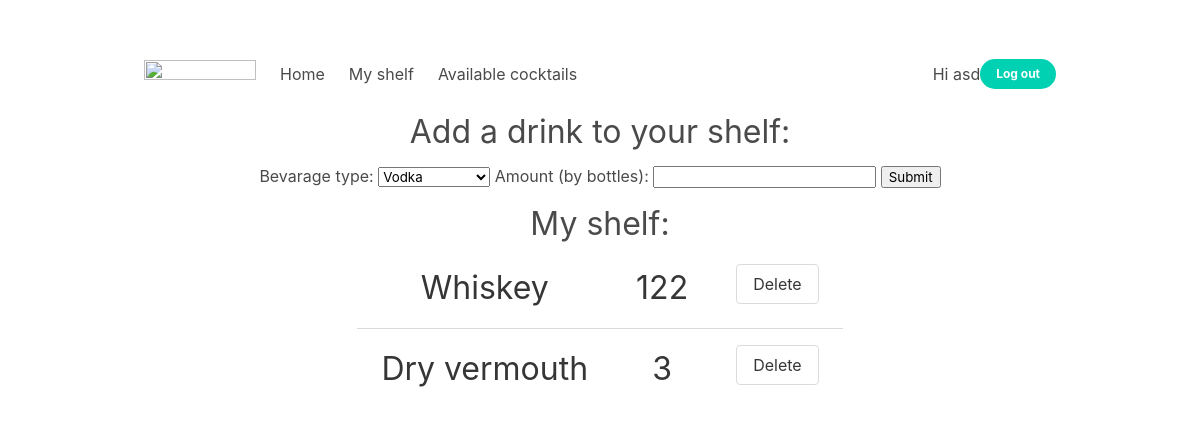
Page /shelf (signed in) on the committed database.
### Models.py (models this page shows)
class BaseModel(Model):
    class Meta:
        database = database

class Shelfs(BaseModel):
    user_id = ForeignKeyField(Users)
    alc_id = ForeignKeyField(Alcohols)
    bottles = IntegerField()
    class Meta:
        table_name = 'shelfs'
        primary_key = CompositeKey('user_id', 'alc_id')

class Alcohols(BaseModel):
    name = TextField()
    abv = IntegerField()
    bottle_volume = IntegerField()
    class Meta:
        table_name = 'alcohols'

### app.py (the view)
@app.route('/shelf', methods=['GET', 'POST'])
def shelf():
    if session.get('user_id') is None:
        return redirect(url_for('home'))
    if request.method == 'GET':
        drinks = {}
        alcohols = {}
        q = Shelfs.select(Shelfs,Alcohols).join(Alcohols).where(session.get('user_id') == Shelfs.user_id)
        for line in q.objects():
            drinks[line.name] = line.bottles
        for line in Alcohols.select():
            alcohols[line.id] = line.name
        return render_template('shelf.html', my_shelf=drinks, alcohols=alcohols, username=session.get('username'))
    drink_type = request.form['drink']
    drinks_volume = request.form['amount']
    new_drink = Shelfs.replace(user_id=session.get('user_id'), alc_id=drink_type, bottles=drinks_volume)
    new_drink.execute()
    return redirect(url_for('shelf'))

### app.py (called while the page is built)
@app.before_request
def _db_connect():
    database.connect()

@app.teardown_request
def _db_close(_):
    if not database.is_closed():
        database.close()

### templates/shelf.html (shortened to what this page needs)
<!DOCTYPE html>
<html>
<head>
    <link rel="stylesheet" href="https://cdn.jsdelivr.net/npm/bulma@0.9.1/css/bulma.min.css">
</head>
<body>
    <section class="section level columns">
        <div class="container level-item has-text-centered column">
            <header class="is-size-0.5">
                <nav class="navbar" role="navigation" aria-label="main navigation">
                    <div class="navbar-brand">
                      <a class="navbar-item" href="/">
                        <img src="https://cdn.shopify.com/s/files/1/0249/3988/8733/files/The_Modern_Home_Bar_Logo_2_Cropped_360x.png?v=1556052310" width="112" height="28">
                      </a>
                    </div>
                    <div id="navbarBasicExample" class="navbar-menu">
                      <div class="navbar-start">
                        <a class="navbar-item" href="/">
                          Home
                        </a>
                        <a class="navbar-item" href="/shelf">
                          My shelf
                        </a>
                        <a class="navbar-item" href="/availables">
                            Available cocktails
                          </a>
                        </div>
                      </div>
                    <div class="navbar-end">
                        <div class="navbar-item">
                            <div style="margin:0 auto">
                                <p>Hi {{username}}</p>
                            </div>
                          <div class="buttons">
                            <a class="button is-primary is-rounded button is-small" href="/logout">
                              <strong>Log out</strong>
                            </a>
                        </div>
                    </div>
                  </div>
                </nav>
            </header>
                <h1 class="is is-size-3 m-2">Add a drink to your shelf:</h1>
            <div id="insert drink">
                <form id="dirnks" method="POST" action="/shelf">
                    <label for="drink">Bevarage type:</label>
                    <select type="text" id="drink" name="drink">
                        {% for id, name in alcohols.items() %}
                        <option value="{{id}}">{{name}}</option>
                        {% endfor %}
                    </select>
                    <label for="amount">Amount (by bottles):</label>
                    <input type="text" id="amount" name="amount">
                    <button tabindex="0">Submit</button>
                </form>
            </div>
            <div class="is-size-3 column level-item has-text-centered column level">
                <h2>My shelf: </h2>
                <table class="table level-item has-text-centered">
                    {% for drink, amount in my_shelf.items() %}
                    <tr>
                        <td>{{drink}}</td>
                        <td>{{amount}}</td>
                        <td><a class="button" href="/delete/{{drink}}">Delete</a></td>
                    </tr>
                    {% endfor %}
                </table>
            </div>
        </div>
    </section>
</body>
</html>

### rows in the picture
Shelfs: name "Whiskey", bottles "122"
Shelfs: name "Dry vermouth", bottles "3"

### other values in the picture
{{ username }} "asd"
form field drink "Vodka"
